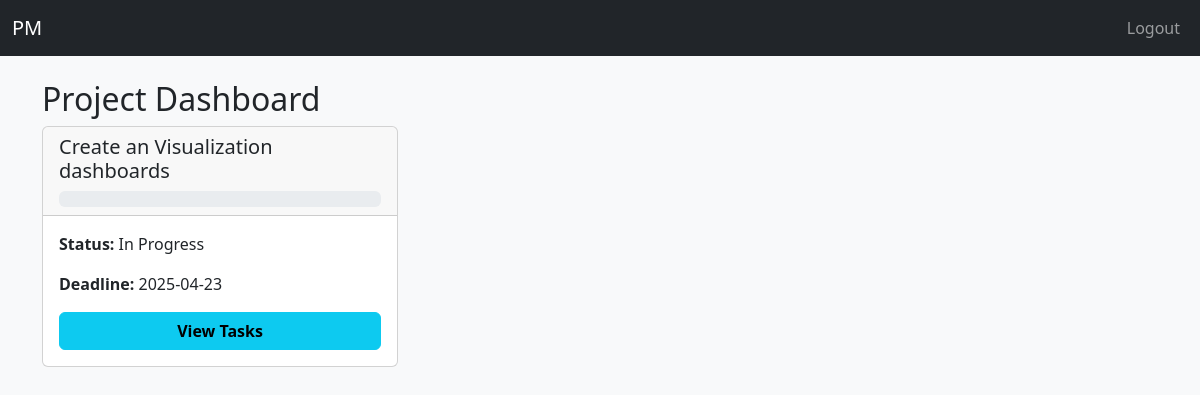
Page /projects/dashboard (signed in) on the earlier database version.
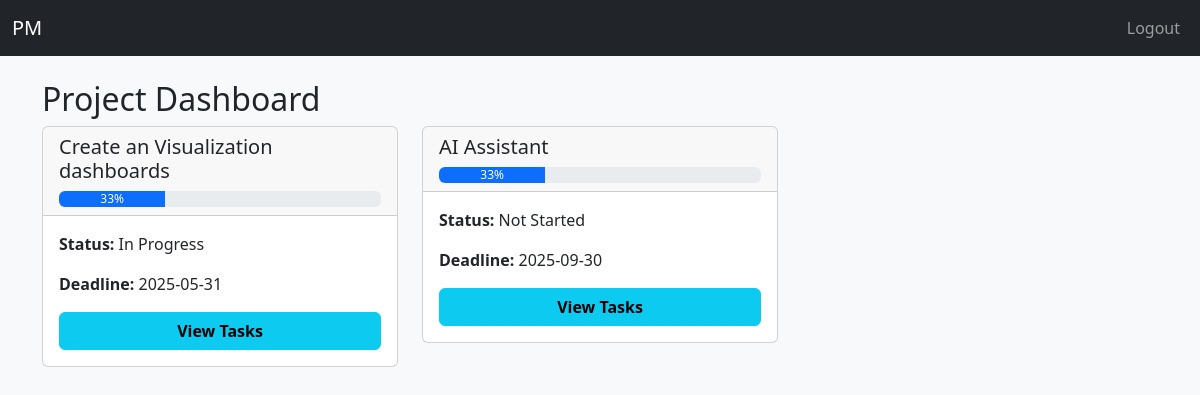
Same page on the later database version.
### app/models.py (models this page shows)
class Project(db.Model):
    __tablename__ = 'projects'
    id = db.Column(db.Integer, primary_key=True)
    name = db.Column(db.String(150), nullable=False)
    description = db.Column(db.Text)
    deadline = db.Column(db.Date)
    status = db.Column(db.String(50), default='Not Started')  # Not Started, In Progress, Completed
    manager_id = db.Column(db.Integer, db.ForeignKey('users.id'))
    manager = db.relationship('User', backref='managed_projects')
    members = db.relationship('User', secondary='project_members', backref='projects')

### app/project/routes.py (the view)
@project.route('/dashboard')
@login_required
def project_dashboard():
    if current_user.role == 'admin':
        projects = Project.query.all()
    elif current_user.role == 'project_manager':
        projects = Project.query.filter_by(manager_id=current_user.id).all()
    else:
        projects = current_user.projects
    project_data = []
    for project in projects:
        total_tasks = len(project.tasks)
        completed_tasks = len([task for task in project.tasks if task.status.lower() == 'completed'])
        percent_complete = int((completed_tasks / total_tasks) * 100) if total_tasks > 0 else 0
        project_data.append({
            'project': project,
            'percent_complete': percent_complete
        })
    return render_template('project/dashboard_project.html', projects=project_data)

### app/templates/project/dashboard_project.html (shortened to what this page needs)
{% extends 'layout.html' %}
{% block content %}
<h2>Project Dashboard</h2>
<div class="row">
    {% for project in projects %}
        <div class="col-md-4 mb-4">
            <div class="card">
                <div class="card-header">
                    <h5 class="card-title">{{ project.project.name }}</h5>
                    <div class="progress">
                        <div class="progress-bar" role="progressbar" style="width: {{ project.percent_complete }}%;" aria-valuenow="{{ project.percent_complete }}" aria-valuemin="0" aria-valuemax="100">
                            {{ project.percent_complete }}%
                        </div>
                    </div>
                </div>
                <div class="card-body">
                    <p><strong>Status:</strong> {{ project.project.status }}</p>
                    <p><strong>Deadline:</strong> {{ project.project.deadline.strftime('%Y-%m-%d') if project.project.deadline else "N/A" }}</p>
                    <button class="btn btn-info w-100" type="button" data-bs-toggle="collapse" data-bs-target="#tasks-{{ project.project.id }}" aria-expanded="false" aria-controls="tasks-{{ project.project.id }}">
                        View Tasks
                    </button>
                </div>
            </div>
        </div>
    {% endfor %}
</div>
{% endblock %}

Differences in the rows shown:
added Project: project.name "AI Assistant", project.status "Not Started", project.deadline "2025-09-30"
Other differences:
new list line: "Create an Visualization dashboards In Progress 2025-05-31"
new list line: "33 % Status: Deadline: View Tasks"
list line gone: "Create an Visualization dashboards In Progress 2025-04-23"
list line gone: "Status: Deadline: View Tasks"
